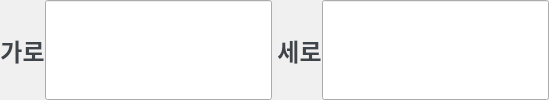
                       <widget class="QFrame" name="plc_cnc_data_frame1">
                        <property name="minimumSize">
                         <size>
                          <width>0</width>
                          <height>50</height>
                         </size>
                        </property>
                        <property name="frameShape">
                         <enum>QFrame::NoFrame</enum>
                        </property>
                        <property name="frameShadow">
                         <enum>QFrame::Raised</enum>
                        </property>
                        <layout class="QHBoxLayout" name="horizontalLayout_39">
                         <property name="spacing">
                          <number>5</number>
                         </property>
                         <property name="leftMargin">
                          <number>0</number>
                         </property>
                         <property name="topMargin">
                          <number>0</number>
                         </property>
                         <property name="rightMargin">
                          <number>0</number>
                         </property>
                         <property name="bottomMargin">
                          <number>0</number>
                         </property>
                         <item>
                          <widget class="QFrame" name="plc_lenx_frame">
                           <property name="frameShape">
                            <enum>QFrame::NoFrame</enum>
                           </property>
                           <property name="frameShadow">
                            <enum>QFrame::Raised</enum>
                           </property>
                           <layout class="QHBoxLayout" name="horizontalLayout_45">
                            <property name="spacing">
                             <number>0</number>
                            </property>
                            <property name="leftMargin">
                             <number>0</number>
                            </property>
                            <property name="topMargin">
                             <number>0</number>
                            </property>
                            <property name="rightMargin">
                             <number>0</number>
                            </property>
                            <property name="bottomMargin">
                             <number>0</number>
                            </property>
                            <item>
                             <widget class="QLabel" name="plc_lenx_label">
                              <property name="maximumSize">
                               <size>
                                <width>121</width>
                                <height>16777215</height>
                               </size>
                              </property>
                              <property name="font">
                               <font>
                                <family>맑은 고딕</family>
                                <pointsize>18</pointsize>
                                <weight>75</weight>
                                <italic>false</italic>
                                <bold>true</bold>
                               </font>
                              </property>
                              <property name="styleSheet">
                               <string notr="true">
color: #3F444A;
background: #F0F0F0;</string>
                              </property>
                              <property name="text">
                               <string>가로</string>
                              </property>
                              <property name="alignment">
                               <set>Qt::AlignCenter</set>
                              </property>
                             </widget>
                            </item>
                            <item>
                             <widget class="QLineEdit" name="plc_lenx_input">
                              <property name="sizePolicy">
                               <sizepolicy hsizetype="Preferred" vsizetype="Preferred">
                                <horstretch>0</horstretch>
                                <verstretch>0</verstretch>
                               </sizepolicy>
                              </property>
                              <property name="minimumSize">
                               <size>
                                <width>0</width>
                                <height>0</height>
                               </size>
                              </property>
                              <property name="font">
                               <font>
                                <family>맑은 고딕</family>
                                <pointsize>18</pointsize>
                               </font>
                              </property>
                              <property name="text">
                               <string/>
                              </property>
                             </widget>
                            </item>
                           </layout>
                          </widget>
                         </item>
                         <item>
                          <widget class="QFrame" name="plc_widx_frame">
                           <property name="frameShape">
                            <enum>QFrame::NoFrame</enum>
                           </property>
                           <property name="frameShadow">
                            <enum>QFrame::Raised</enum>
                           </property>
                           <layout class="QHBoxLayout" name="horizontalLayout_46">
                            <property name="spacing">
                             <number>0</number>
                            </property>
                            <property name="leftMargin">
                             <number>0</number>
                            </property>
                            <property name="topMargin">
                             <number>0</number>
                            </property>
                            <property name="rightMargin">
                             <number>0</number>
                            </property>
                            <property name="bottomMargin">
                             <number>0</number>
                            </property>
                            <item>
                             <widget class="QLabel" name="plc_widx_label">
                              <property name="maximumSize">
                               <size>
                                <width>121</width>
                                <height>16777215</height>
                               </size>
                              </property>
                              <property name="font">
                               <font>
                                <family>맑은 고딕</family>
                                <pointsize>18</pointsize>
                                <weight>75</weight>
                                <italic>false</italic>
                                <bold>true</bold>
                               </font>
                              </property>
                              <property name="styleSheet">
                               <string notr="true">
color: #3F444A;
background: #F0F0F0;</string>
                              </property>
                              <property name="text">
                               <string>세로</string>
                              </property>
                              <property name="alignment">
                               <set>Qt::AlignCenter</set>
                              </property>
                             </widget>
                            </item>
                            <item>
                             <widget class="QLineEdit" name="plc_widx_input">
                              <property name="sizePolicy">
                               <sizepolicy hsizetype="Preferred" vsizetype="Preferred">
                                <horstretch>0</horstretch>
                                <verstretch>0</verstretch>
                               </sizepolicy>
                              </property>
                              <property name="minimumSize">
                               <size>
                                <width>0</width>
                                <height>0</height>
                               </size>
                              </property>
                              <property name="font">
                               <font>
                                <family>맑은 고딕</family>
                                <pointsize>18</pointsize>
                               </font>
                              </property>
                              <property name="text">
                               <string/>
                              </property>
                             </widget>
                            </item>
                           </layout>
                          </widget>
                         </item>
                        </layout>
                       </widget>
